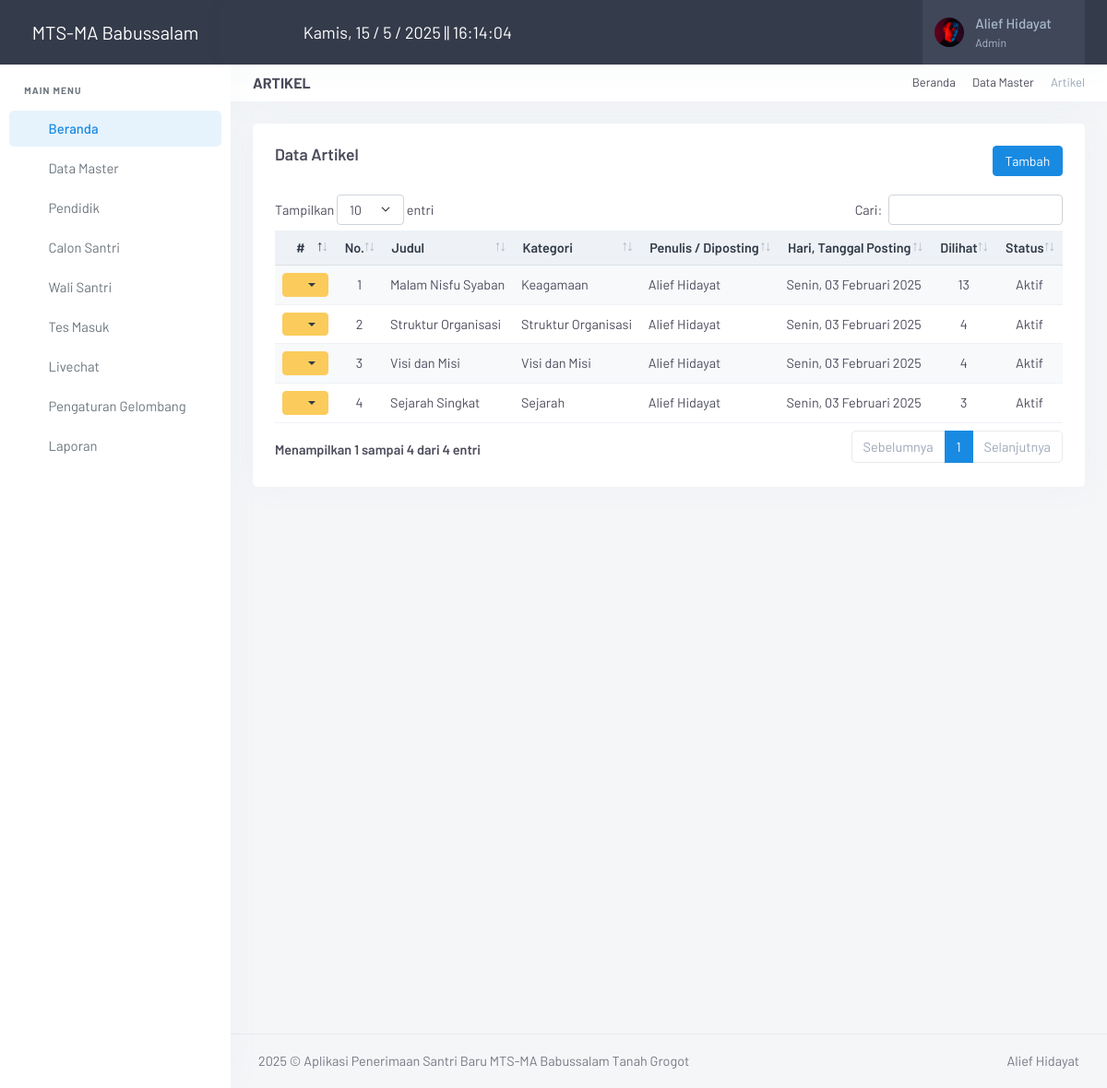
Page /admin/index.php?page=artikel (signed in) on the earlier database version.
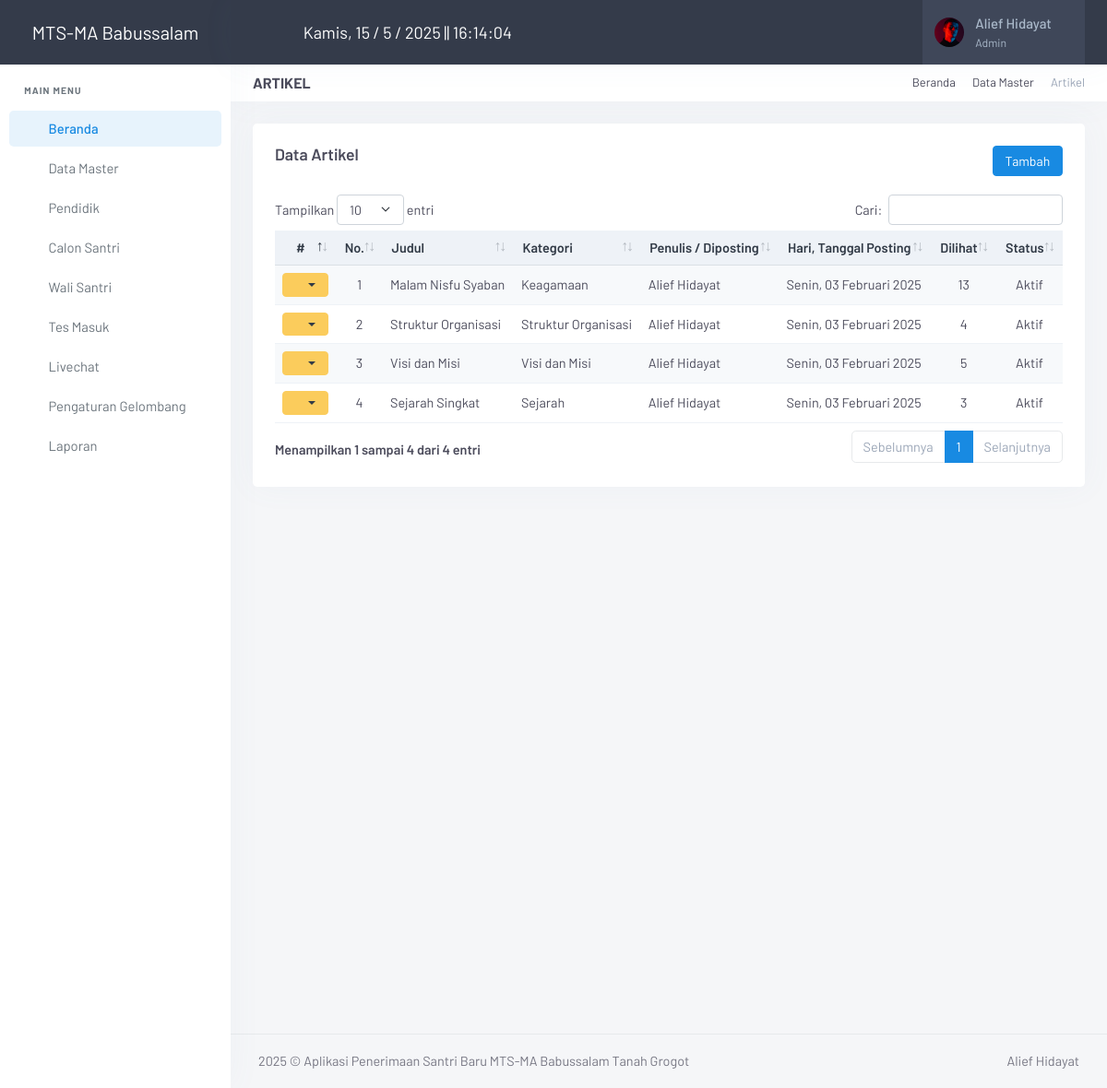
Same page on the later database version.
### tables this page shows
CREATE TABLE `artikel` (
  `id_artikel` int(11) NOT NULL,
  `judul` text NOT NULL,
  `kategori` varchar(100) NOT NULL,
  `isi` text NOT NULL,
  `gambar` varchar(100) NOT NULL,
  `tanggal` date NOT NULL,
  `posting` varchar(100) NOT NULL,
  `view` varchar(20) NOT NULL,
  `status_artikel` varchar(20) NOT NULL
);

### admin/inc/tanggal.php (called while the page is built, shortened)
<?php
function tgl_indo($tgl){
    $tanggal = substr($tgl,8,2);
    $bulan   = getBulan(substr($tgl,5,2));
    $tahun   = substr($tgl,0,4);
    return $tanggal.' '.$bulan.' '.$tahun;
}
function getBulan($bln){
    switch ($bln){
        case 2: return "Februari"; break;
        case 11: return "November"; break;
    }
}
function getHari($tgl){
    $hari = date('l', strtotime($tgl));
    switch ($hari){
        case 'Monday': return 'Senin'; break;
    }
}
?>

### admin/page/artikel/artikel.php (the view, shortened to what this page needs)
<div class="page-title-head d-flex align-items-center gap-2">
    <div class="flex-grow-1">
        <h4 class="fs-16 text-uppercase fw-bold mb-0">Artikel</h4>
    </div>
    <div class="text-end">
        <ol class="breadcrumb m-0 py-0 fs-13">
            <li class="breadcrumb-item"><a href="javascript: void(0);">Beranda</a></li>
            <li class="breadcrumb-item"><a href="javascript: void(0);">Data Master</a></li>
            <li class="breadcrumb-item active">Artikel</li>
        </ol>
    </div>
</div>
<div class="row">
    <div class="col-12">
        <div class="card">
            <div class="card-body">
                <h4 class="header-title mb-2">
                    Data Artikel
                    <a href="?page=artikel&aksi=tambah" class="btn btn-primary btn-sm float-end">Tambah</a>
                </h4>
                <br>
                <table id="dtTabel" class="table table-striped table-sm w-100">
                    <thead class="table-light">
                        <tr>
                            <th width="10" class="text-center">#</th>
                            <th width="5" class="text-center">No.</th>
                            <th>Judul</th>
                            <th>Kategori</th>
                            <th>Penulis / Diposting</th>
                            <th>Hari, Tanggal Posting</th>
                            <th class="text-center">Dilihat</th>
                            <th class="text-center">Status</th>
                        </tr>
                    </thead>
                    <tbody>
                        <?php
                            $nomor = 1;
                            $ambil = $con->query("SELECT * FROM artikel ORDER BY id_artikel ASC");
                            while ($row = $ambil->fetch_assoc()) {
                                $hari = getHari($row['tanggal']);
                                $tgl = tgl_indo($row['tanggal']);
                                ?>
                                <tr>
                                    <td class="text-center">
                                        <div class="dropdown">
                                            <button class="btn btn-warning btn-sm dropdown-toggle text-dark" type="button" id="dropdownMenuButton" data-bs-toggle="dropdown" aria-haspopup="true" aria-expanded="false">
                                                <i class="ti ti-settings"></i>
                                            </button>
                                        </div>
                                    </td>
                                    <td class="text-center"><?= $nomor; ?></td>
                                    <td><?= $row['judul']; ?></td>
                                    <td><?= $row['kategori']; ?></td>
                                    <td><?= $row['posting']; ?></td>
                                    <td><?= $hari; ?>, <?= $tgl; ?></td>
                                    <td class="text-center"><?= $row['view']; ?></td>
                                    <td class="text-center"><?= $row['status_artikel']; ?></td>
                                </tr>
                            <?php
                            $nomor++;
                            }
                        ?>
                    </tbody>
                </table>
            </div>
        </div>
    </div>
</div>

Differences in the rows shown:
changed artikel "Visi dan Misi": view "4" → "5"
